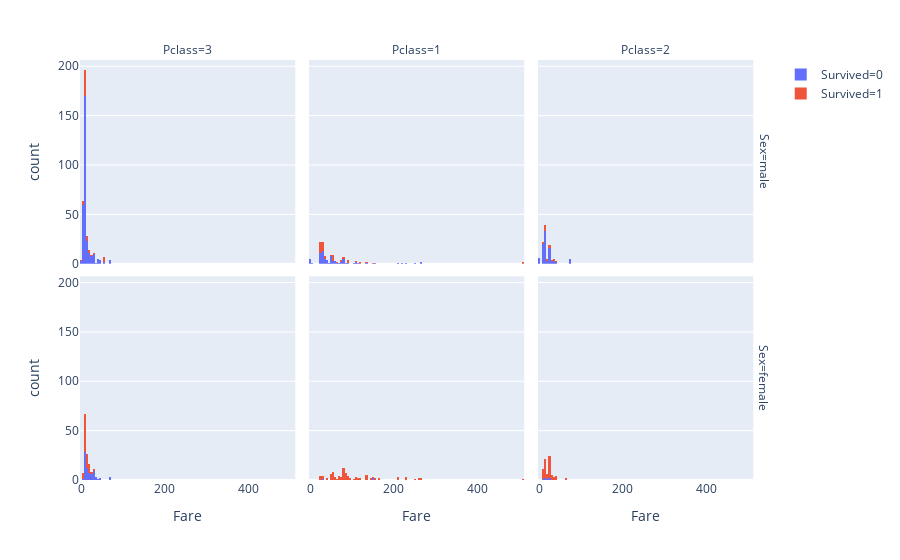

The cell this chart's notebook holds for it:
### Code cell
px.histogram(data, x = "Fare", color = "Survived", facet_col="Pclass", facet_row="Sex", nbins=200)

### Figure 1 — Plotly figure (JSON) as saved in the notebook; plotly's stock layout.template omitted (floating-point values rounded to 4 significant figures; data arrays with more than 128 entries replaced by an {"elided": "..."} marker saying what was removed)
{"data": [{"alignmentgroup": "True", "bingroup": "x", "hoverlabel": {"namelength": 0}, "hovertemplate": "Survived=0<br>Sex=male<br>Pclass=3<br>Fare=%{x}<br>count=%{y}", "legendgroup": "Survived=0", "marker": {"color": "#636efa"}, "name": "Survived=0", "nbinsx": 200, "offsetgroup": "Survived=0", "orientation": "v", "showlegend": true, "type": "histogram", "x": {"elided": "300 float values"}, "xaxis": "x4", "yaxis": "y4"}, {"alignmentgroup": "True", "bingroup": "x", "hoverlabel": {"namelength": 0}, "hovertemplate": "Survived=0<br>Sex=male<br>Pclass=1<br>Fare=%{x}<br>count=%{y}", "legendgroup": "Survived=0", "marker": {"color": "#636efa"}, "name": "Survived=0", "nbinsx": 200, "offsetgroup": "Survived=0", "orientation": "v", "showlegend": false, "type": "histogram", "x": [51.86, 263, 27.72, 82.17, 52, 61.98, 83.47, 27.72, 47.1, 61.17, 34.65, 77.29, 52, 247.5, 77.29, 53.1, 79.2, 61.38, 25.93, 33.5, 30.7, 50, 90, 26.55, 79.65, 0, 31, 29.7, 26, 27.72, 28.5, 153.5, 66.6, 35.5, 35, 135.6, 211.5, 55.9, 263, 27.75, 26.55, 38.5, 26.55, 52, 29.7, 30.5, 49.5, 108.9, 34.02, 221.8, 26.55, 106.4, 26, 26.55, 227.5, 40.12, 42.4, 32.32, 0, 113.3, 25.59, 52, 26.55, 110.9, 26.55, 78.85, 71, 53.1, 39.6, 30, 79.2, 30.7, 0, 0, 0, 50.5, 5], "xaxis": "x5", "yaxis": "y5"}, {"alignmentgroup": "True", "bingroup": "x", "hoverlabel": {"namelength": 0}, "hovertemplate": "Survived=0<br>Sex=male<br>Pclass=2<br>Fare=%{x}<br>count=%{y}", "legendgroup": "Survived=0", "marker": {"color": "#636efa"}, "name": "Survived=0", "nbinsx": 200, "offsetgroup": "Survived=0", "orientation": "v", "showlegend": false, "type": "histogram", "x": [26, 10.5, 10.5, 73.5, 26, 21, 73.5, 30.07, 13, 15.05, 11.5, 36.75, 26, 13, 12.53, 13, 15.05, 13, 13, 27, 10.5, 13, 13, 13.5, 10.5, 26, 10.5, 12.28, 10.5, 26, 10.5, 0, 12.88, 24, 26.25, 14, 13, 13, 13, 27.72, 73.5, 26, 10.5, 21, 0, 13, 10.5, 27.75, 13, 0, 21, 0, 11.5, 26, 13.5, 26, 15, 26, 10.5, 12.35, 26.25, 73.5, 13, 73.5, 13, 10.5, 0, 39, 41.58, 13.5, 26, 13, 13, 13, 26, 0, 13, 13, 11.5, 26, 13, 13, 13, 10.5, 37.0, 10.5, 33, 11.5, 13, 10.5, 13], "xaxis": "x6", "yaxis": "y6"}, {"alignmentgroup": "True", "bingroup": "x", "hoverlabel": {"namelength": 0}, "hovertemplate": "Survived=0<br>Sex=female<br>Pclass=3<br>Fare=%{x}<br>count=%{y}", "legendgroup": "Survived=0", "marker": {"color": "#636efa"}, "name": "Survived=0", "nbinsx": 200, "offsetgroup": "Survived=0", "orientation": "v", "showlegend": false, "type": "histogram", "x": [7.854, 18, 21.07, 18, 9.475, 17.8, 46.9, 7.896, 14.45, 9.825, 14.46, 31.27, 14.5, 15.25, 34.38, 27.9, 69.55, 10.46, 25.47, 7.55, 14.45, 7.775, 10.46, 20.21, 7.75, 7.75, 8.85, 14.45, 21.07, 7.854, 9.825, 8.662, 25.47, 8.05, 24.15, 14.4, 34.38, 9.838, 25.47, 7.75, 7.629, 9.588, 8.662, 31.27, 31.27, 8.05, 21.07, 14.46, 7.75, 31.27, 16.1, 27.9, 39.69, 27.9, 6.75, 15.5, 46.9, 8.137, 14.45, 7.925, 34.38, 7.75, 69.55, 24.15, 7.775, 31.27, 7.925, 15.25, 69.55, 10.52, 29.12, 23.45], "xaxis": "x", "yaxis": "y"}, {"alignmentgroup": "True", "bingroup": "x", "hoverlabel": {"namelength": 0}, "hovertemplate": "Survived=0<br>Sex=female<br>Pclass=1<br>Fare=%{x}<br>count=%{y}", "legendgroup": "Survived=0", "marker": {"color": "#636efa"}, "name": "Survived=0", "nbinsx": 200, "offsetgroup": "Survived=0", "orientation": "v", "showlegend": false, "type": "histogram", "x": [28.71, 151.6, 151.6], "xaxis": "x2", "yaxis": "y2"}, {"alignmentgroup": "True", "bingroup": "x", "hoverlabel": {"namelength": 0}, "hovertemplate": "Survived=0<br>Sex=female<br>Pclass=2<br>Fare=%{x}<br>count=%{y}", "legendgroup": "Survived=0", "marker": {"color": "#636efa"}, "name": "Survived=0", "nbinsx": 200, "offsetgroup": "Survived=0", "orientation": "v", "showlegend": false, "type": "histogram", "x": [21, 13, 26, 13, 10.5, 26], "xaxis": "x3", "yaxis": "y3"}, {"alignmentgroup": "True", "bingroup": "x", "hoverlabel": {"namelength": 0}, "hovertemplate": "Survived=1<br>Sex=male<br>Pclass=3<br>Fare=%{x}<br>count=%{y}", "legendgroup": "Survived=1", "marker": {"color": "#EF553B"}, "name": "Survived=1", "nbinsx": 200, "offsetgroup": "Survived=1", "orientation": "v", "showlegend": true, "type": "histogram", "x": [7.229, 15.25, 56.5, 9.5, 7.775, 11.24, 7.142, 7.796, 20.52, 8.05, 18.79, 8.05, 31.39, 7.775, 0, 8.05, 9.5, 23.25, 8.05, 15.9, 7.796, 7.925, 7.925, 8.05, 8.113, 7.896, 15.9, 56.5, 7.75, 7.225, 7.854, 7.925, 15.74, 56.5, 7.925, 56.5, 15.25, 7.925, 12.47, 7.229, 20.57, 8.517, 6.975, 8.662, 7.75, 56.5, 11.13], "xaxis": "x4", "yaxis": "y4"}, {"alignmentgroup": "True", "bingroup": "x", "hoverlabel": {"namelength": 0}, "hovertemplate": "Survived=1<br>Sex=male<br>Pclass=1<br>Fare=%{x}<br>count=%{y}", "legendgroup": "Survived=1", "marker": {"color": "#EF553B"}, "name": "Survived=1", "nbinsx": 200, "offsetgroup": "Survived=1", "orientation": "v", "showlegend": false, "type": "histogram", "x": [35.5, 35.5, 63.36, 26.55, 31, 90, 52.55, 30.5, 151.6, 55.44, 120, 26.55, 81.86, 26.55, 30.5, 89.1, 26.55, 91.08, 26.55, 26.29, 110.9, 26.39, 79.2, 56.93, 26.55, 30.5, 52.55, 30, 30.5, 76.73, 35.5, 133.7, 512.3, 76.73, 57, 26.29, 26.29, 52, 53.1, 512.3, 30, 120, 29.7, 26.55, 30], "xaxis": "x5", "yaxis": "y5"}, {"alignmentgroup": "True", "bingroup": "x", "hoverlabel": {"namelength": 0}, "hovertemplate": "Survived=1<br>Sex=male<br>Pclass=2<br>Fare=%{x}<br>count=%{y}", "legendgroup": "Survived=1", "marker": {"color": "#EF553B"}, "name": "Survived=1", "nbinsx": 200, "offsetgroup": "Survived=1", "orientation": "v", "showlegend": false, "type": "histogram", "x": [13, 13, 29, 39, 26, 10.5, 13, 26, 18.75, 26, 13.86, 36.75, 10.5, 13, 14.5, 37.0, 18.75], "xaxis": "x6", "yaxis": "y6"}, {"alignmentgroup": "True", "bingroup": "x", "hoverlabel": {"namelength": 0}, "hovertemplate": "Survived=1<br>Sex=female<br>Pclass=3<br>Fare=%{x}<br>count=%{y}", "legendgroup": "Survived=1", "marker": {"color": "#EF553B"}, "name": "Survived=1", "nbinsx": 200, "offsetgroup": "Survived=1", "orientation": "v", "showlegend": false, "type": "histogram", "x": [7.925, 11.13, 16.7, 7.225, 8.029, 31.39, 7.879, 7.75, 11.24, 7.879, 7.75, 7.925, 12.47, 7.787, 15.85, 7.65, 24.15, 22.36, 7.75, 15.85, 7.733, 11.13, 22.02, 15.5, 7.854, 7.75, 7.75, 7.925, 31.39, 15.5, 15.25, 7.75, 20.25, 7.75, 7.75, 7.854, 20.52, 23.25, 16.1, 7.879, 7.879, 7.229, 7.75, 7.25, 15.74, 16.7, 16.1, 19.26, 19.26, 12.29, 9.588, 22.36, 7.775, 17.4, 7.75, 15.5, 19.26, 7.55, 7.829, 9.842, 13.42, 7.733, 7.737, 12.47, 7.229, 7.496, 8.683, 12.47, 14.45, 9.35, 19.26, 7.225], "xaxis": "x", "yaxis": "y"}, {"alignmentgroup": "True", "bingroup": "x", "hoverlabel": {"namelength": 0}, "hovertemplate": "Survived=1<br>Sex=female<br>Pclass=1<br>Fare=%{x}<br>count=%{y}", "legendgroup": "Survived=1", "marker": {"color": "#EF553B"}, "name": "Survived=1", "nbinsx": 200, "offsetgroup": "Survived=1", "orientation": "v", "showlegend": false, "type": "histogram", "x": [71.28, 53.1, 26.55, 146.5, 76.73, 80, 263, 26.28, 66.6, 55, 27.72, 146.5, 113.3, 76.29, 83.47, 79.2, 86.5, 512.3, 153.5, 135.6, 77.96, 78.85, 91.08, 247.5, 110.9, 108.9, 56.93, 83.16, 262.4, 164.9, 134.5, 135.6, 57.98, 133.7, 134.5, 263, 55, 75.25, 69.3, 82.17, 227.5, 52, 113.3, 90, 120, 51.86, 90, 78.27, 86.5, 59.4, 93.5, 57.98, 106.4, 49.5, 71, 39.6, 79.65, 51.48, 55.9, 110.9, 79.65, 78.27, 153.5, 77.96, 69.3, 52, 211.3, 227.5, 151.6, 49.5, 227.5, 211.3, 262.4, 86.5, 120, 77.96, 211.3, 57, 25.93, 53.1, 93.5, 80, 83.16, 31, 89.1, 39.4, 164.9, 25.93, 52.55, 83.16, 30], "xaxis": "x2", "yaxis": "y2"}, {"alignmentgroup": "True", "bingroup": "x", "hoverlabel": {"namelength": 0}, "hovertemplate": "Survived=1<br>Sex=female<br>Pclass=2<br>Fare=%{x}<br>count=%{y}", "legendgroup": "Survived=1", "marker": {"color": "#EF553B"}, "name": "Survived=1", "nbinsx": 200, "offsetgroup": "Survived=1", "orientation": "v", "showlegend": false, "type": "histogram", "x": [30.07, 16, 41.58, 26, 10.5, 27.75, 10.5, 10.5, 23, 13, 26, 15.75, 13, 21, 26.25, 14.5, 26, 19.5, 12.35, 26, 12.35, 29, 13, 13, 13, 13, 12, 12.65, 32.5, 13, 26, 26, 26, 18.75, 26.25, 13, 19.5, 10.5, 27.75, 13.79, 26, 10.5, 26, 10.5, 26, 26.25, 26, 13, 30, 33, 27, 41.58, 65, 39, 13, 23, 39, 13.5, 10.5, 33, 21, 13, 23, 65, 23, 26.25, 13, 13.86, 24, 26], "xaxis": "x3", "yaxis": "y3"}], "layout": {"annotations": [{"font": {}, "showarrow": false, "text": "Pclass=3", "x": 0.1567, "xanchor": "center", "xref": "paper", "y": 1, "yanchor": "bottom", "yref": "paper"}, {"font": {}, "showarrow": false, "text": "Pclass=1", "x": 0.49, "xanchor": "center", "xref": "paper", "y": 1, "yanchor": "bottom", "yref": "paper"}, {"font": {}, "showarrow": false, "text": "Pclass=2", "x": 0.8233, "xanchor": "center", "xref": "paper", "y": 1, "yanchor": "bottom", "yref": "paper"}, {"font": {}, "showarrow": false, "text": "Sex=female", "textangle": 90, "x": 0.98, "xanchor": "left", "xref": "paper", "y": 0.2425, "yanchor": "middle", "yref": "paper"}, {"font": {}, "showarrow": false, "text": "Sex=male", "textangle": 90, "x": 0.98, "xanchor": "left", "xref": "paper", "y": 0.7575, "yanchor": "middle", "yref": "paper"}], "barmode": "relative", "legend": {"tracegroupgap": 0}, "margin": {"t": 60}, "xaxis": {"anchor": "y", "domain": [0, 0.3133], "title": {"text": "Fare"}}, "xaxis2": {"anchor": "y2", "domain": [0.3333, 0.6467], "matches": "x", "title": {"text": "Fare"}}, "xaxis3": {"anchor": "y3", "domain": [0.6667, 0.98], "matches": "x", "title": {"text": "Fare"}}, "xaxis4": {"anchor": "y4", "domain": [0, 0.3133], "matches": "x", "showticklabels": false}, "xaxis5": {"anchor": "y5", "domain": [0.3333, 0.6467], "matches": "x", "showticklabels": false}, "xaxis6": {"anchor": "y6", "domain": [0.6667, 0.98], "matches": "x", "showticklabels": false}, "yaxis": {"anchor": "x", "domain": [0, 0.485], "title": {"text": "count"}}, "yaxis2": {"anchor": "x2", "domain": [0, 0.485], "matches": "y", "showticklabels": false}, "yaxis3": {"anchor": "x3", "domain": [0, 0.485], "matches": "y", "showticklabels": false}, "yaxis4": {"anchor": "x4", "domain": [0.515, 1], "matches": "y", "title": {"text": "count"}}, "yaxis5": {"anchor": "x5", "domain": [0.515, 1], "matches": "y", "showticklabels": false}, "yaxis6": {"anchor": "x6", "domain": [0.515, 1], "matches": "y", "showticklabels": false}}}
